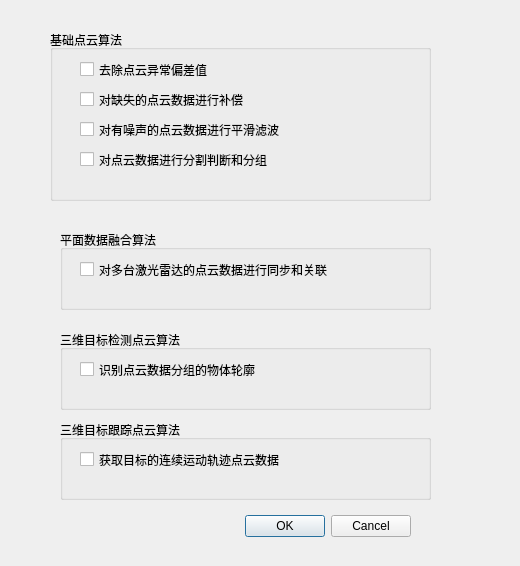
<?xml version="1.0" encoding="UTF-8"?>
<ui version="4.0">
 <class>PointCloudProcDialog</class>
 <widget class="QDialog" name="PointCloudProcDialog">
  <property name="geometry">
   <rect>
    <x>0</x>
    <y>0</y>
    <width>520</width>
    <height>566</height>
   </rect>
  </property>
  <property name="windowTitle">
   <string>Dialog</string>
  </property>
  <widget class="QDialogButtonBox" name="buttonBox">
   <property name="geometry">
    <rect>
     <x>70</x>
     <y>510</y>
     <width>341</width>
     <height>32</height>
    </rect>
   </property>
   <property name="orientation">
    <enum>Qt::Horizontal</enum>
   </property>
   <property name="standardButtons">
    <set>QDialogButtonBox::Cancel|QDialogButtonBox::Ok</set>
   </property>
  </widget>
  <widget class="QGroupBox" name="groupBox">
   <property name="geometry">
    <rect>
     <x>50</x>
     <y>30</y>
     <width>381</width>
     <height>171</height>
    </rect>
   </property>
   <property name="title">
    <string>基础点云算法</string>
   </property>
   <widget class="QCheckBox" name="checkBox">
    <property name="geometry">
     <rect>
      <x>30</x>
      <y>30</y>
      <width>261</width>
      <height>19</height>
     </rect>
    </property>
    <property name="text">
     <string>去除点云异常偏差值</string>
    </property>
   </widget>
   <widget class="QCheckBox" name="checkBox_2">
    <property name="geometry">
     <rect>
      <x>30</x>
      <y>60</y>
      <width>261</width>
      <height>19</height>
     </rect>
    </property>
    <property name="text">
     <string>对缺失的点云数据进行补偿</string>
    </property>
   </widget>
   <widget class="QCheckBox" name="checkBox_3">
    <property name="geometry">
     <rect>
      <x>30</x>
      <y>90</y>
      <width>261</width>
      <height>19</height>
     </rect>
    </property>
    <property name="text">
     <string>对有噪声的点云数据进行平滑滤波</string>
    </property>
   </widget>
   <widget class="QCheckBox" name="checkBox_4">
    <property name="geometry">
     <rect>
      <x>30</x>
      <y>120</y>
      <width>261</width>
      <height>19</height>
     </rect>
    </property>
    <property name="text">
     <string>对点云数据进行分割判断和分组</string>
    </property>
   </widget>
  </widget>
  <widget class="QGroupBox" name="groupBox_2">
   <property name="geometry">
    <rect>
     <x>60</x>
     <y>230</y>
     <width>371</width>
     <height>80</height>
    </rect>
   </property>
   <property name="title">
    <string>平面数据融合算法</string>
   </property>
   <widget class="QCheckBox" name="checkBox_5">
    <property name="geometry">
     <rect>
      <x>20</x>
      <y>30</y>
      <width>321</width>
      <height>19</height>
     </rect>
    </property>
    <property name="text">
     <string>对多台激光雷达的点云数据进行同步和关联</string>
    </property>
   </widget>
  </widget>
  <widget class="QGroupBox" name="groupBox_3">
   <property name="geometry">
    <rect>
     <x>60</x>
     <y>330</y>
     <width>371</width>
     <height>80</height>
    </rect>
   </property>
   <property name="title">
    <string>三维目标检测点云算法</string>
   </property>
   <widget class="QCheckBox" name="checkBox_6">
    <property name="geometry">
     <rect>
      <x>20</x>
      <y>30</y>
      <width>321</width>
      <height>19</height>
     </rect>
    </property>
    <property name="text">
     <string>识别点云数据分组的物体轮廓</string>
    </property>
   </widget>
  </widget>
  <widget class="QGroupBox" name="groupBox_4">
   <property name="geometry">
    <rect>
     <x>60</x>
     <y>420</y>
     <width>371</width>
     <height>80</height>
    </rect>
   </property>
   <property name="title">
    <string>三维目标跟踪点云算法</string>
   </property>
   <widget class="QCheckBox" name="checkBox_7">
    <property name="geometry">
     <rect>
      <x>20</x>
      <y>30</y>
      <width>321</width>
      <height>19</height>
     </rect>
    </property>
    <property name="text">
     <string>获取目标的连续运动轨迹点云数据</string>
    </property>
   </widget>
  </widget>
 </widget>
 <resources/>
 <connections>
  <connection>
   <sender>buttonBox</sender>
   <signal>accepted()</signal>
   <receiver>PointCloudProcDialog</receiver>
   <slot>accept()</slot>
   <hints>
    <hint type="sourcelabel">
     <x>248</x>
     <y>254</y>
    </hint>
    <hint type="destinationlabel">
     <x>157</x>
     <y>274</y>
    </hint>
   </hints>
  </connection>
  <connection>
   <sender>buttonBox</sender>
   <signal>rejected()</signal>
   <receiver>PointCloudProcDialog</receiver>
   <slot>reject()</slot>
   <hints>
    <hint type="sourcelabel">
     <x>316</x>
     <y>260</y>
    </hint>
    <hint type="destinationlabel">
     <x>286</x>
     <y>274</y>
    </hint>
   </hints>
  </connection>
 </connections>
</ui>
